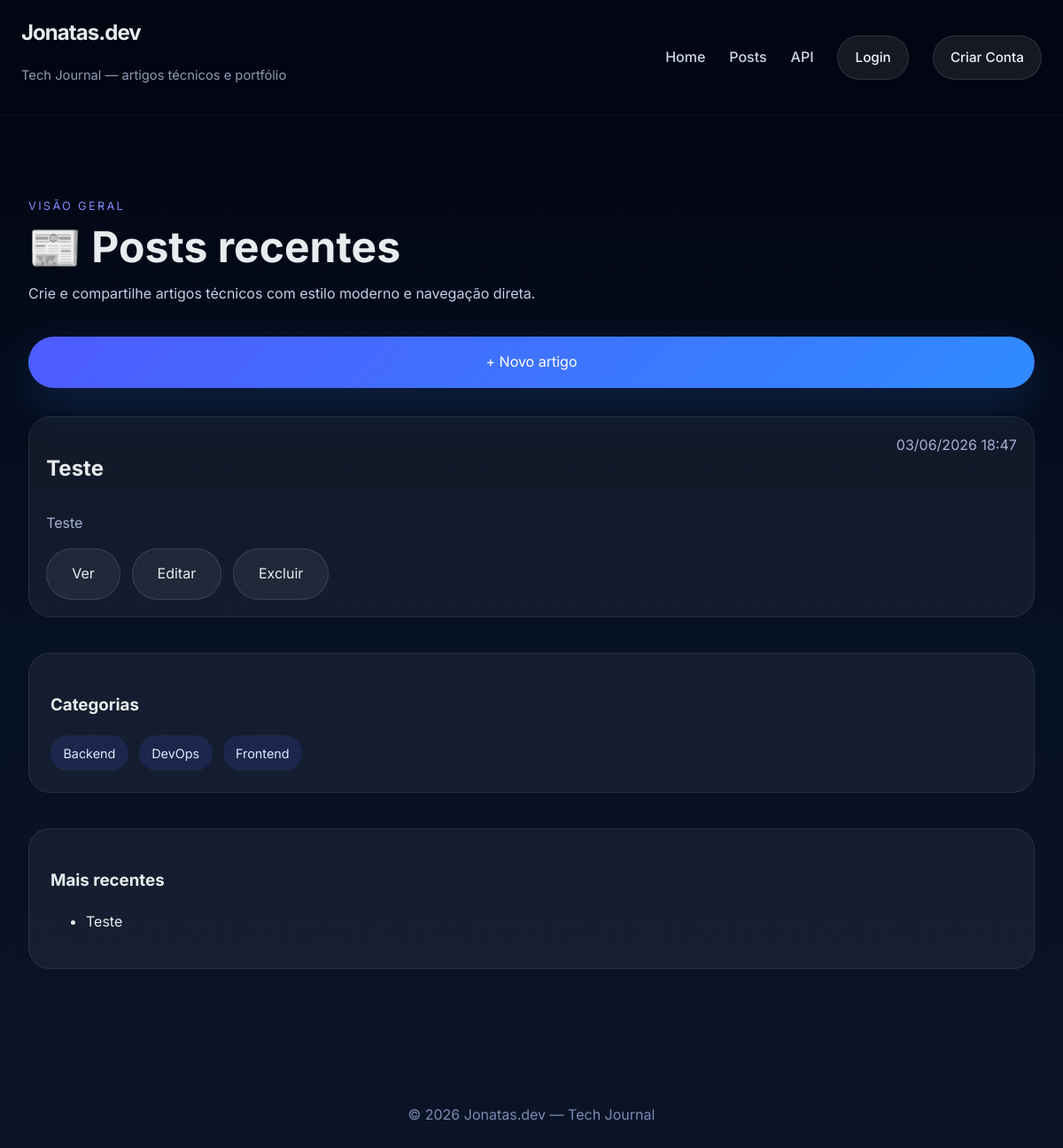
The page /blog/posts/ on the database as committed earlier.
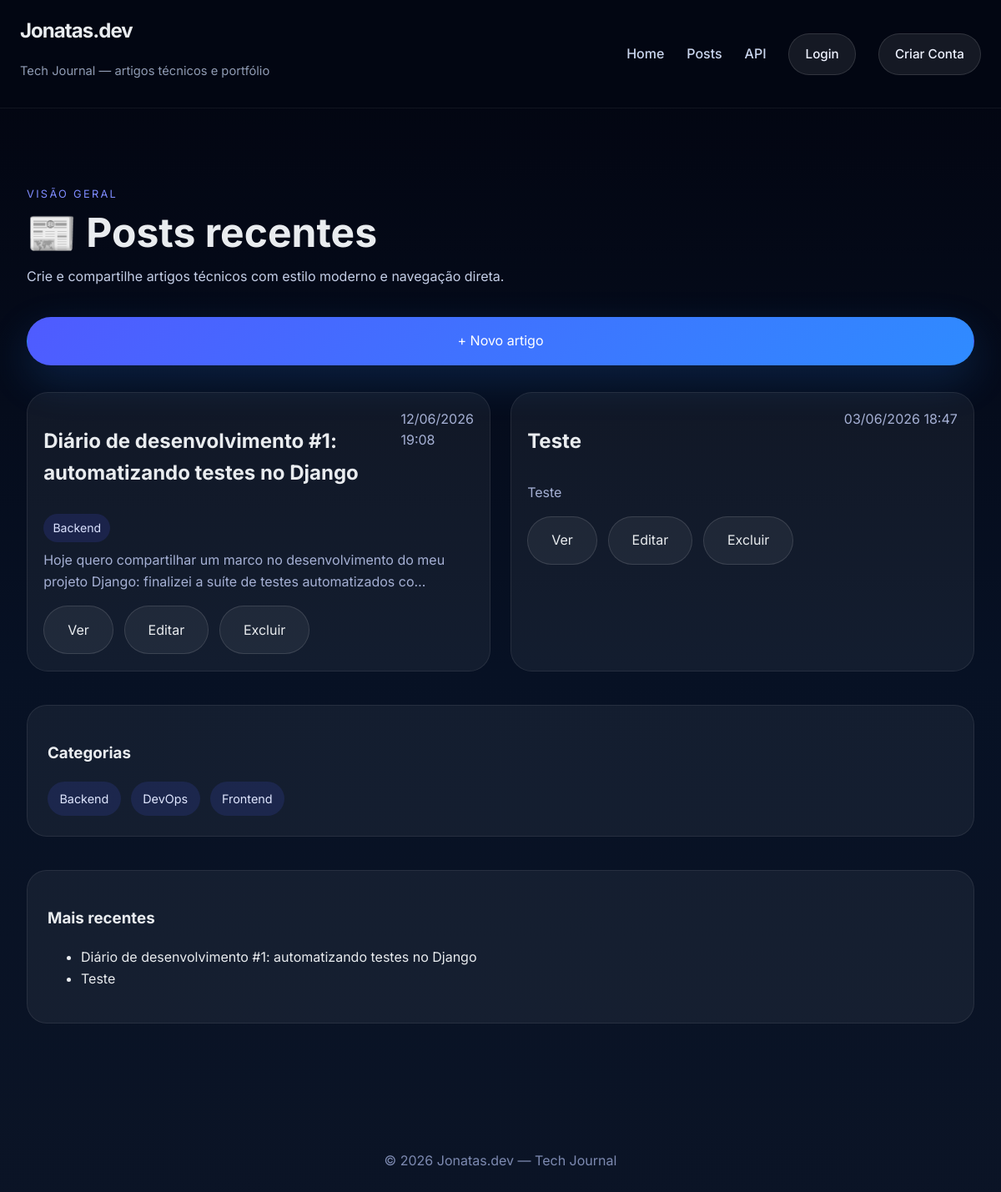
The same page on the database as committed later.
### blog/models.py (models this page shows, shortened)
class Post(models.Model):
    title = models.CharField(max_length=200)
    content = models.TextField()
    author = models.ForeignKey(User, on_delete=models.CASCADE)
    category = models.ForeignKey(Category, on_delete=models.SET_NULL, null=True, blank=True)
    tags = models.ManyToManyField(Tag, blank=True)
    created_at = models.DateTimeField(auto_now_add=True)
    updated_at = models.DateTimeField(auto_now=True)

class Category(models.Model):
    name = models.CharField(max_length=100)
    slug = models.SlugField(unique=True)

### blog/views.py (the view)
# urls.py: path('posts/', views.post_list, name='post_list'),
def post_list(request):
    posts = Post.objects.select_related('category', 'author').prefetch_related('tags').all().order_by('-created_at')
    categories = Category.objects.all().order_by('name')
    selected_category = request.GET.get('category')
    if selected_category:
        posts = posts.filter(category__slug=selected_category)
    featured_posts = posts[:4]
    return render(request, "blog/post_list.html", {
        "posts": posts,
        "categories": categories,
        "featured_posts": featured_posts,
        "selected_category": selected_category,
    })

### blog/templates/blog/post_list.html (shortened to what this page needs)
{% extends "core/base.html" %}
{% block content %}
<header class="page-header">
    <div>
        <p class="eyebrow">Visão geral</p>
        <h1>📰 Posts recentes</h1>
        <p class="page-description">Crie e compartilhe artigos técnicos com estilo moderno e navegação direta.</p>
    </div>
    <a href="{% url 'post_create' %}" class="btn-primary">+ Novo artigo</a>
</header>
<div class="blog-layout">
    <section class="posts-column">
        <div class="post-grid">
            {% for post in posts %}
            <article class="post-card">
                <div class="post-card-header">
                    <h2>
                        <a href="{% url 'post_detail' post.id %}">{{ post.title }}</a>
                    </h2>
                    <span class="post-meta">{{ post.created_at|date:"d/m/Y H:i" }}</span>
                </div>
                {% if post.category %}
                <div class="post-tag-row">
                    <span class="badge">{{ post.category.name }}</span>
                </div>
                {% endif %}
                <p class="preview">{{ post.content|truncatechars:120 }}</p>
                <div class="actions action-pill-row">
                    <a href="{% url 'post_detail' post.id %}" class="btn-secondary">Ver</a>
                    <a href="{% url 'post_update' post.id %}" class="btn-secondary">Editar</a>
                    <a href="{% url 'post_delete' post.id %}" class="btn-secondary">Excluir</a>
                </div>
            </article>
            {% empty %}
            <div class="panel-card">
                <p>Nenhum post encontrado ainda. Crie o primeiro post para começar.</p>
            </div>
            {% endfor %}
        </div>
    </section>
    <aside class="sidebar">
        <div class="panel-card">
            <h3>Categorias</h3>
            <div class="pill-list">
                {% for category in categories %}
                <a href="?category={{ category.slug }}" class="pill {% if selected_category == category.slug %}pill-active{% endif %}">{{ category.name }}</a>
                {% endfor %}
            </div>
        </div>
        <div class="panel-card">
            <h3>Mais recentes</h3>
            <ul class="sidebar-list">
                {% for post in featured_posts %}
                <li><a href="{% url 'post_detail' post.id %}">{{ post.title }}</a></li>
                {% endfor %}
            </ul>
        </div>
    </aside>
</div>
{% endblock %}

Rows that differ between the two databases and show on the page:
added Post: title "Diário de desenvolvimento #1: automatizando testes no Django", created_at "12/06/2026 19:08", category.name "Backend", content "Hoje quero compartilhar um marco no desenvolvimento do meu projeto Django: finalizei a suíte de testes automatizados co…"
